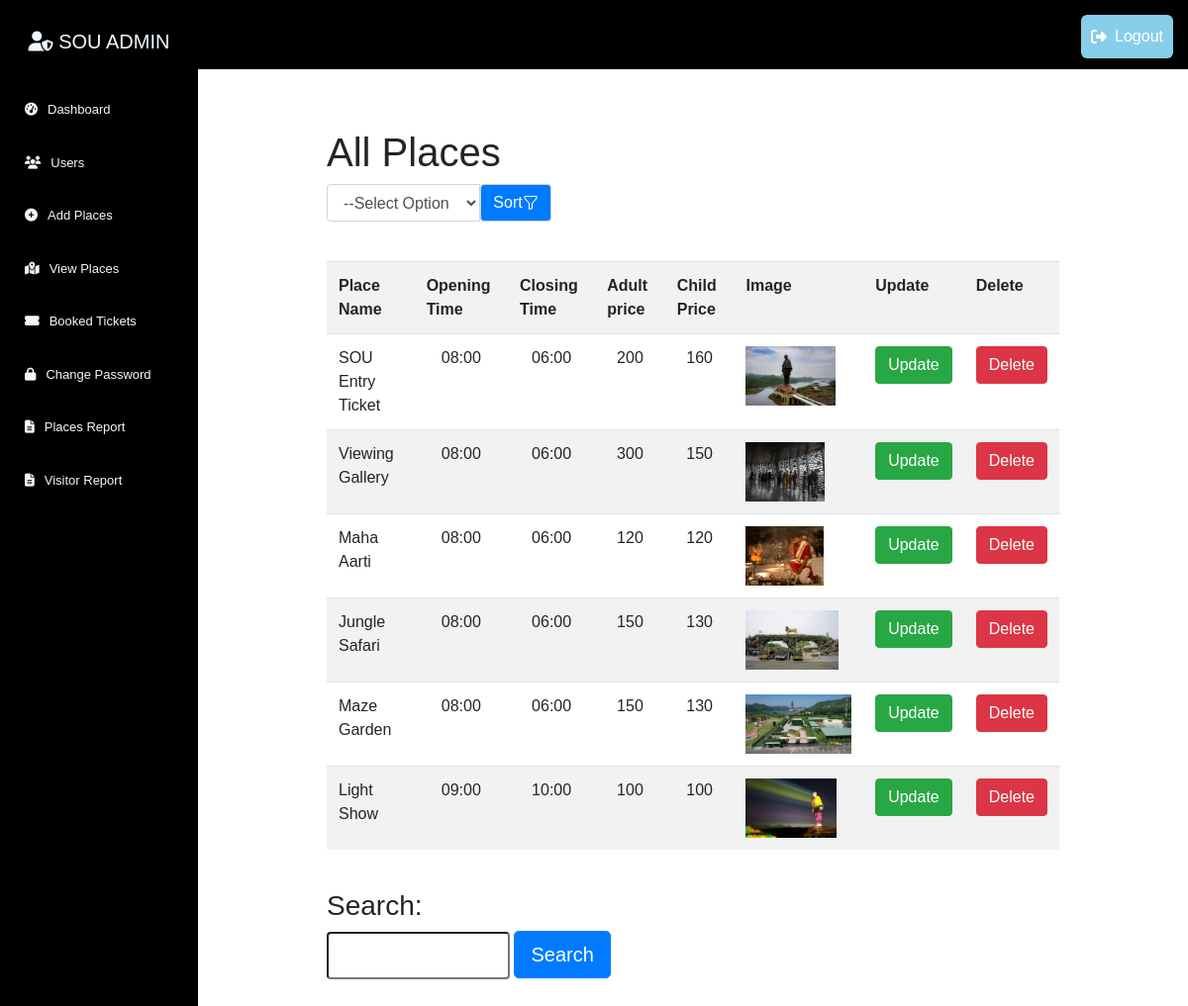
Page /view_place.php (signed in) on the committed database.
### tables this page shows
CREATE TABLE IF NOT EXISTS `places` (
  `id` int NOT NULL AUTO_INCREMENT,
  `place_name` varchar(50) NOT NULL,
  `o_time` time NOT NULL,
  `c_time` time NOT NULL,
  `a_price` varchar(5) NOT NULL,
  `c_price` varchar(5) NOT NULL,
  `img` varchar(255) NOT NULL,
  PRIMARY KEY (`id`)
);

### view_place.php (the view, shortened to what this page needs)
<?php
    $con = mysqli_connect("localhost","root","","website");
    if(isset($_GET['search'])){
        $search = $_GET['isearch'];
        $sql = "SELECT * FROM `places` WHERE concat(place_name,a_price,c_price) LIKE '%$search%'";
        $result = mysqli_query($con,$sql);
    }
    else{
        $sql = "SELECT * FROM `places`";
        $result = mysqli_query($con,$sql);
    }
?>
<!DOCTYPE html>
<html lang="en">
<head>
    <link rel="stylesheet" href="admin-style.css">
    <link rel="stylesheet" href="bootstrap.min.css">
    <link rel="stylesheet" href="https://cdnjs.cloudflare.com/ajax/libs/font-awesome/6.4.0/css/all.min.css">
</head>
<body>
    <div class="wrapper">
        <div class="sidebar">
            <h2><i class="fas fa-user-shield"></i> SOU Admin</h2>
            <ul>
                <li>
                    <a href="index.php"><i class="fas fa-tachometer-alt"></i>Dashboard</a>
                </li>
                <li>
                    <a href="users.php"><i class="fas fa-users"></i>Users</a>
                </li>
                <li>
                    <a href="add_place.php"><i class="fas fa-plus-circle"></i>Add Places</a>
                </li>
                <li>
                    <a href="view_place.php"><i class="fas fa-map-marked-alt"></i>View Places</a>
                </li>
                <li>
                    <a href="ticket_booked.php"><i class="fas fa-ticket-alt"></i>Booked Tickets</a>
                </li>
                <li>
                    <a href="admin_changepass.php">
                    <i class="fas fa-lock icon"></i>Change Password
                    </a>
                </li>
                <li>
                    <a href="place_report.php">
                    <i class="fa fa-file-alt"></i> Places Report
                    </a>
                </li>
                <li>
                    <a href="visit_report.php">
                    <i class="fa fa-file-alt"></i> Visitor Report
                    </a>
                </li>
            </ul>
        </div>
        <div class="header">
            <div class="admin_header">
                <a href="adminlogout.php"><i class="fas fa-sign-out-alt"></i>Logout</a>
            </div>
            <div class="info">
                <h1>All Places</h1>
                <form action="" method="GET">
                    <div class="row">
                        <div class="col-md-4">
                            <div class="input-group mb-3">
                                <select name="sorting"  class="form-control" required>
                                    <option value="">--Select Option</option>
                                </select>
                                <button type="submit" class="input-group-text btn btn-primary" id="sort">Sort </button>
                            </div>
                        </div>
                    </div>
                </form>
                <br>
                <table class="table table-striped table-hover">
                    <tr>
                        <th>Place Name</th>
                        <th>Opening Time</th>
                        <th>Closing Time</th>
                        <th>Adult price</th>
                        <th>Child Price</th>
                        <th>Image</th>
                        <th>Update</th>
                        <th>Delete</th>
                    </tr>
                    <?php
                        while($row=mysqli_fetch_assoc($result)){
                    ?>
                    <tr>
                        <td><?php echo $row['place_name'] ?></td>
                        <td class="text-center"><?php echo date("h:i", strtotime($row['o_time'])); ?></td>
                        <td class="text-center"><?php echo date("h:i", strtotime($row['c_time'])); ?></td>
                        <td class="text-center"><?php echo $row['a_price'] ?></td>
                        <td class="text-center"><?php echo $row['c_price'] ?></td>
                        <td><img src="../images/<?php echo $row['img'] ?>" alt="image" height="60" height="60"></td>
                        <td><button class="btn btn-success"><a href="update_place.php?id=<?php echo $row['id'] ?>" class="bq">Update</a></button></td>
                        <td><button class="btn btn-danger"><a onclick="return confirm('Are you sure to delete this data');" href="view_place.php?id=<?php echo $row['id'] ?>" class="bq">Delete</a></button></td>
                    </tr>
                    <?php
                        }
                    ?>
                </table><br>
                <div>
                    <h3>Search:</h3>
                    <form action="" method="GET" class="f">
                        <input type="text" name="isearch">
                        <button type="submit" class="btn btn-primary btn-lg" id="b" name="search">Search</button>
                    </form>
                </div>
            </div>
        </div>
    </div>
</body>
</html>

### admin-style.css (style rules this page uses)
* { margin: 0; padding: 0; text-decoration: none; list-style: none; box-sizing: border-box; font-family: sans-serif; }
.wrapper { display: flex; position: relative; }
.wrapper .sidebar { background: black; width: 200px; height: 100%; position: fixed; padding: 30px 0px; }
.wrapper .sidebar h2 { color: aliceblue; margin-bottom: 30px; font-size: 20px; text-transform: uppercase; text-align: center; }
.wrapper .sidebar ul li { padding: 5px; }
.wrapper .sidebar ul li a { font-size: 13px; color: aliceblue; }
.header { margin-left: 200px; width: 100%; }
.header .admin_header { background: black; padding: 15px; width: 100%; height: 70px; }
.header .admin_header a { float: right; background-color: skyblue; padding: 10px; border-radius: 6px; text-decoration: none; }
.info { margin: 120px; padding: 10px; margin-top: 5%; }
input[type='text'], input[type='time'], input[type='tel'], input[type='email'], input[type='password'], input[type='number'] { width: 40%; padding: 8px; resize: vertical; box-sizing: border-box; border-radius: 4px; }

### view_place.php (style rules this page uses)
.bq { text-decoration: none; color: white; }
input[type='text'] { width: 25%; padding: 10px; }
#b { margin-bottom: 4px; }
.f { margin-top: 1%; }
.info { margin-top: 5%; }
.sidebar ul li a { display: flex; align-items: center; gap: 10px; padding: 12px 20px; transition: background 0.3s ease; }
.admin_header a { display: inline-flex; align-items: center; gap: 8px; padding: 8px 20px; background: #e74c3c; color: white; border-radius: 5px; transition: background 0.3s ease; }
#sort { background-color: #007bff; color: #fff; }

### rows in the picture
places: place_name "SOU Entry Ticket", o_time "08:00", c_time "06:00", a_price "200", c_price "160", img (picture)
places: place_name "Viewing Gallery", o_time "08:00", c_time "06:00", a_price "300", c_price "150", img (picture)
places: place_name "Maha Aarti", o_time "08:00", c_time "06:00", a_price "120", c_price "120", img (picture)
places: place_name "Jungle Safari", o_time "08:00", c_time "06:00", a_price "150", c_price "130", img (picture)
places: place_name "Maze Garden", o_time "08:00", c_time "06:00", a_price "150", c_price "130", img (picture)
places: place_name "Light Show", o_time "09:00", c_time "10:00", a_price "100", c_price "100", img (picture)
